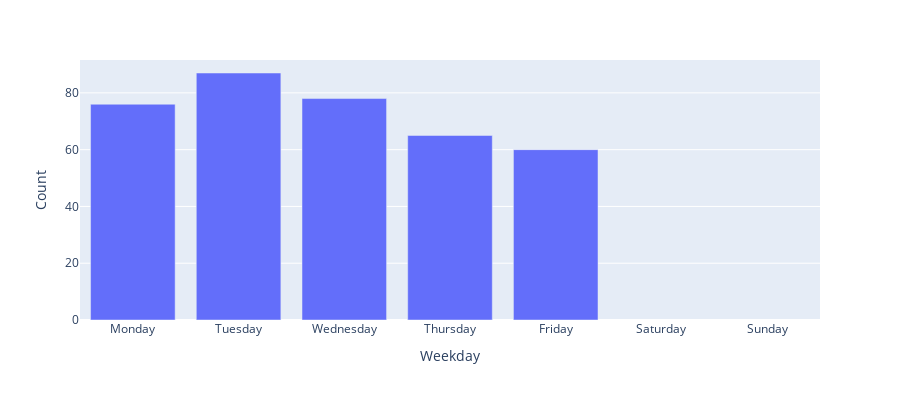

The notebook cell this image was saved under:
### Code cell
# weekday
cat = ['Monday', 'Tuesday', 'Wednesday', 'Thursday', 'Friday', 'Saturday', 'Sunday']
# df['weekday'] = df['date'].dt.day_of_week
shootings_per_weekday = df.loc[:, ['day_of_week']]
shootings_per_weekday = shootings_per_weekday.groupby(['day_of_week']).aggregate(count=('day_of_week', 'count')).reindex(cat)
shootings_per_weekday['weekday'] = shootings_per_weekday.index

fig = px.bar(shootings_per_weekday, x="weekday", y="count", height=400)
fig.update_traces(hovertemplate='Weekday: %{x} <br> Incidents: %{y}')
fig.update_layout(  xaxis_title="Weekday", 
                    yaxis_title="Count")
fig.show()

### Figure 1 — Plotly figure (JSON) as saved in the notebook; plotly's stock layout.template omitted (floating-point values rounded to 4 significant figures)
{"data": [{"alignmentgroup": "True", "hovertemplate": "Weekday: %{x} <br> Incidents: %{y}", "legendgroup": "", "marker": {"color": "#636efa", "pattern": {"shape": ""}}, "name": "", "offsetgroup": "", "orientation": "v", "showlegend": false, "textposition": "auto", "type": "bar", "x": ["Monday", "Tuesday", "Wednesday", "Thursday", "Friday", "Saturday", "Sunday"], "xaxis": "x", "y": [76, 87, 78, 65, 60, null, null], "yaxis": "y"}], "layout": {"barmode": "relative", "height": 400, "legend": {"tracegroupgap": 0}, "margin": {"t": 60}, "xaxis": {"anchor": "y", "domain": [0, 1], "title": {"text": "Weekday"}}, "yaxis": {"anchor": "x", "domain": [0, 1], "title": {"text": "Count"}}}}
